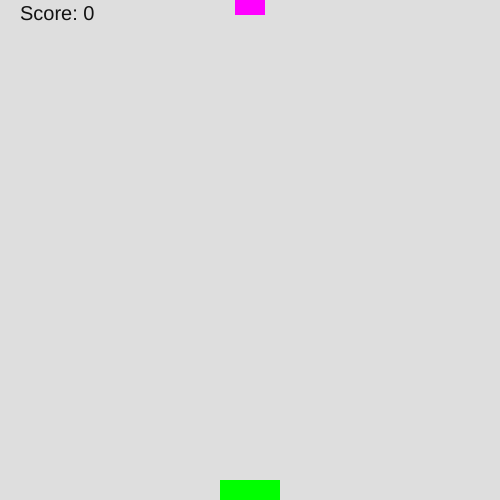
Frame 1 (no input)
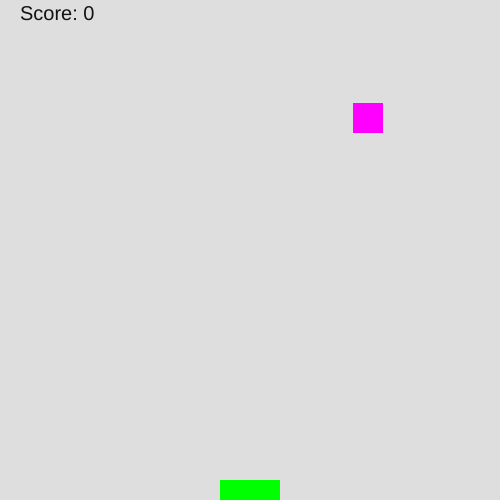
Frame 60 (no input)
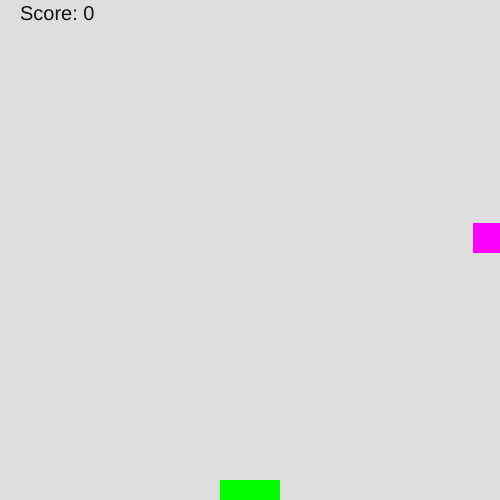
Frame 120 (the mouse pressed at the canvas centre since frame 60)

The p5.js sketch that drew these frames (run headless with seeded random() and noise() and a simulated clock; from frame 60 on, the mouse is pressed at the canvas centre):

// p5.js sketch
// ── sketch.js
let xPos = 250;
let yPos = 0;
let xSpeed = 2;
let ySpeed = 2;
let score = 0;

function setup() {
    createCanvas(500, 500);

    noStroke();

    rectMode(CENTER);
}

function draw() {
    background(222);

    // draw goal
    fill(0, 255, 0);
    rect(250, 490, 60, 20);

    // draw ball
    fill(255, 0, 255);
    rect(xPos, yPos, 30, 30);

    // draw score
    fill(18);
    textSize(20);
    text("Score: " + score, 20, 20)

    // check if in goal
    if (xPos + 15 >= 220 && xPos - 15 <= 280 && yPos + 15 >= 470 && yPos + 15 <= 490) {
        score += 1;
        // reset position and speed
        xPos = random(15, 485);
        yPos = 0;
        xSpeed = random(-5, 5);
        ySpeed = random(0, 10);
    }

    // move forward
    xPos += xSpeed;
    yPos += ySpeed;

    // wrap around if boundary exceeded
    if (xPos < 0) {
        xPos = 500;
    }
    if (xPos > 500) {
        xPos = 0;
    }
    if (yPos > 500) {
        yPos = 0;
        score--;
    }
}

function mouseClicked() {
    xSpeed = random(-5, 5);
    ySpeed = random(0, 5);
}
